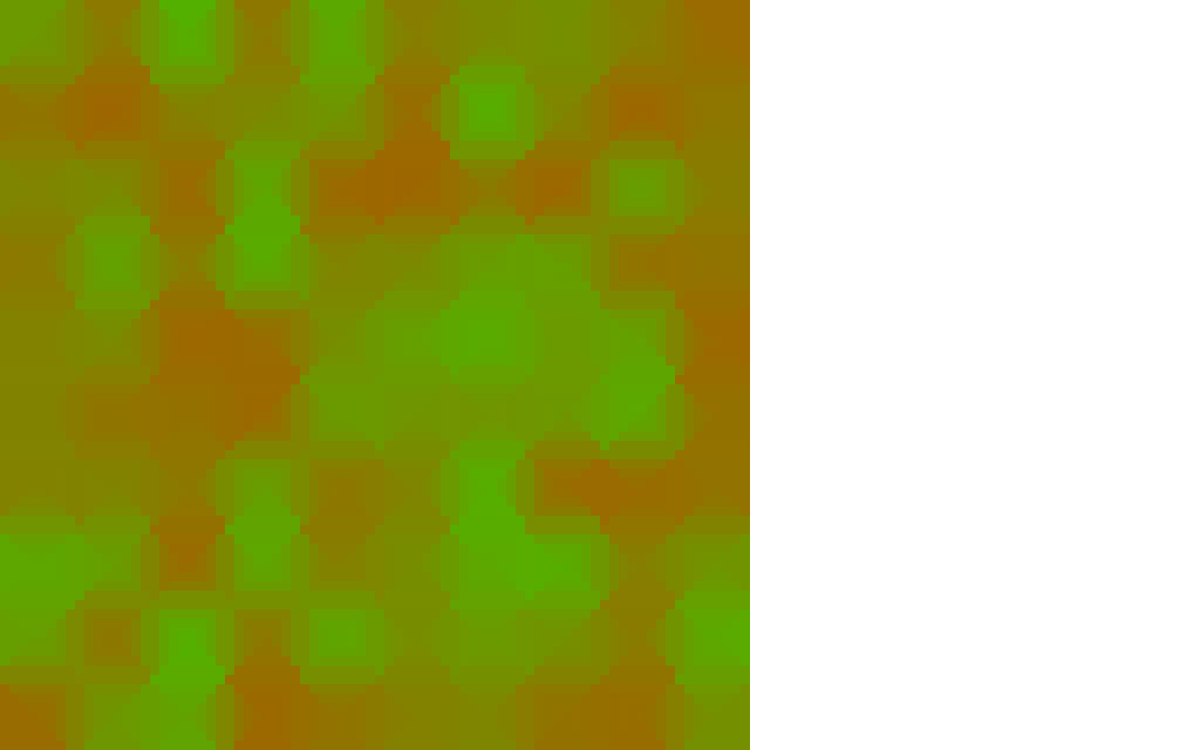
Frame 1 (no input)
Frame 60 (the mouse pressed at the canvas centre just before this capture): identical to frame 1, image omitted
Frame 120 (the mouse held since frame 60 and released just before this capture): identical to frame 1, image omitted

The Processing sketch that drew this single still picture (run headless with seeded random() and noise(); from frame 60 on, the mouse is pressed at the canvas centre):

// Processing sketch: Life_Simulation
// ── Life_Simulation.pde
Map map;
void setup(){
  //Window
  size(1680,1050);
  frameRate(60);
  //Map
  cellSetup();
  map = new Map().generate(10,10);
  //Begin drawing
  nextFrame();
}
void draw(){
  if(random(0.f,1.f)<0.5f){
    map.update();
    nextFrame();
  }
}
void nextFrame(){
  background(255);
  map.draw(0,0);
}
void keyPressed(){
  if(key=='+') map.detailCount++;
  else if(key=='-') map.detailCount--;
  else if(keyCode==38) map.d++;//up
  else if(keyCode==40) map.d--;//down
  else {
    print(keyCode);
    print(' ');
    print(key);
    println();
  }
}
// ── Cell.pde
class Cell{
  float transition;
  CellType type;
  Cell U,D,L,R;
  ArrayList<Cell> neighbours;
  Cell(){
    transition = random(0f, 1f);
    R = U = D = L = null;
  }
  Cell type(CellType type){
    this.type = type;
    return this;
  }
  void drawSide(Cell side, float x, float y, float w, float h, float t){
    if(side!=null){
      fill(lerpColor(getColor(),side.getColor(),t));
      rect(x, y, w, h);
    }
  }
  color getColor(){ return lerpColor(type.c1,type.c2,transition); }
  void update(){
    if(type==CellType.get(0)){
      
    }
  }
}

class CellType{
  color c1,c2;
  CellType c1(color c){ c1 = c; return this; }
  CellType c2(color c){ c2 = c; return this; }
}

ArrayList<CellType> CellType = new ArrayList<CellType>();

void cellSetup(){
  registerCellType(new CellType().c1(color(160.f, 100.f, 0.f)).c2(color(80.f, 180.f, 0.f)));
}

void registerCellType(CellType type){
  CellType.add(type);
}
// ── Classes.pde
class PosInt{
  int x, y;
  PosInt(){
    x=0;
    y=0;
  }
  PosInt(int x, int y){
    this.x = x;
    this.y = y;
  }
  PosInt pos(int x, int y){
    this.x = x;
    this.y = y;
    return this;
  }
}

class PosFloat{
  float x, y;
  PosFloat(){
    x=0;
    y=0;
  }
  PosFloat(float x, float y){
    this.x = x;
    this.y = y;
  }
  PosFloat pos(float x, float y){
    this.x = x;
    this.y = y;
    return this;
  }
}
// ── Map.pde
class Map{
  float cellOffset = 0, cellSize;
  int detailCount = 4, d = 8, totalSize = 0;
  ArrayList<ArrayList<Cell>> map;
  Map generate(Integer w, Integer h){
    cellSize = (width>height)?(height-(h+1)*cellOffset)/h:(width-(w+1)*cellOffset)/w;
    cellOffset += cellSize;
    map = new ArrayList<ArrayList<Cell>>();
    for(int y = 0; y < h; y++){
      ArrayList<Cell> line = new ArrayList<Cell>();
      for(int x = 0; x < w; x++) {
        line.add(new Cell().type(CellType.get(0)));
        totalSize++;
      }
      map.add(line);
    }
    for(int y = 0; y < h; y++){
      ArrayList<Cell> line = map.get(y);
      for(int x = 0; x < w; x++){
        Cell cell = line.get(x);
        if(y>0) cell.U = map.get(y-1).get(x);
        if(y<h-1) cell.D = map.get(y+1).get(x);
        if(x>0) cell.L = line.get(x-1);
        if(x<w-1) cell.R = line.get(x+1);
      }
    }
    return this;
  }
  void update(){
    int count = floor(random(1, sqrt(totalSize)));
    ArrayList<Cell> list = new ArrayList<Cell>();
    for(int i = 0; i < count; i++){
      while(true){
        int y = floor(random(0, map.size()));
        int x = floor(random(0, map.get(y).size()));
        Cell ran = map.get(y).get(x);
        boolean exists = false;
        for(Cell check : list) if(check==ran) {exists=true; break;}
        if(!exists){
          list.add(ran);
          break;
        }
      }
    }
    for(Cell cell : list) cell.update();
  }
  void draw(float xOffset, float yOffset){
    noStroke();
    textSize(30);
    for(int y = 0; y < map.size(); y++){
      ArrayList<Cell> line = map.get(y);
      for(int x = 0; x < line.size(); x++){
        Cell cell = line.get(x);
        fill(lerpColor(cell.type.c1,cell.type.c2,cell.transition));
        float xp = (x+1)*cellOffset+xOffset-cellSize;
        float yp = (y+1)*cellOffset+yOffset-cellSize;
        rect(xp, yp, cellSize, cellSize);
        fill(0);
        //text(str(cell.transition).substring(1, 5),xp+cellSize/6,yp+cellSize/3,xp+cellSize/4*3,yp+cellSize/4*3);
      }
    }
    for(int y = 0; y < map.size(); y++){
      ArrayList<Cell> line = map.get(y);
      for(int x = 0; x < line.size(); x++){
        Cell cell = line.get(x);
        float xp = (x+1)*cellOffset+xOffset-cellSize;
        float yp = (y+1)*cellOffset+yOffset-cellSize;
        for(int i = 0; i<detailCount; i++){
          float t = 1/(pow(2,i+1));
          cell.drawSide(cell.R, xp+cellSize*(d-1-i)/d, yp+cellSize*i/d,cellSize/d, cellSize-cellSize*2*i/d, t);
          cell.drawSide(cell.D, xp+cellSize*i/d, yp+cellSize*(d-1-i)/d, cellSize-cellSize*2*i/d, cellSize/d, t);
          cell.drawSide(cell.L, xp+cellSize*i/d, yp+cellSize*i/d, cellSize/d, cellSize-cellSize*2*i/d, t);
          cell.drawSide(cell.U, xp+cellSize*i/d, yp+cellSize*i/d, cellSize-cellSize*2*i/d, cellSize/d, t);
        }
      }
    }
  }
}
// ── Player.pde
class Player{
  PosFloat position;
  Player(float x, float y){
    position = new PosFloat(x,y);
  }
   void draw(){
  }
}
